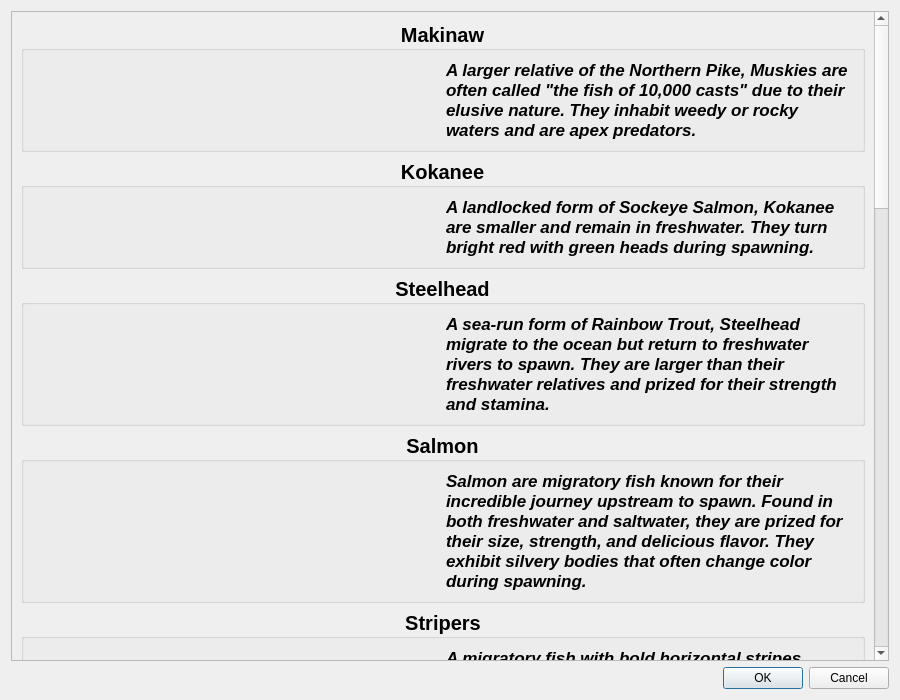
<?xml version="1.0" encoding="UTF-8"?>
<ui version="4.0">
 <class>WikiDialog</class>
 <widget class="QDialog" name="WikiDialog">
  <property name="geometry">
   <rect>
    <x>0</x>
    <y>0</y>
    <width>900</width>
    <height>700</height>
   </rect>
  </property>
  <property name="windowTitle">
   <string>Dialog</string>
  </property>
  <layout class="QVBoxLayout" name="verticalLayout_2">
   <item>
    <widget class="QScrollArea" name="scrollArea">
     <property name="widgetResizable">
      <bool>true</bool>
     </property>
     <widget class="QWidget" name="scrollAreaWidgetContents">
      <property name="geometry">
       <rect>
        <x>0</x>
        <y>-7762</y>
        <width>866</width>
        <height>8412</height>
       </rect>
      </property>
      <layout class="QVBoxLayout" name="verticalLayout">
       <item>
        <widget class="QGroupBox" name="Makinaw">
         <property name="font">
          <font>
           <pointsize>15</pointsize>
           <bold>true</bold>
          </font>
         </property>
         <property name="title">
          <string>Makinaw</string>
         </property>
         <property name="alignment">
          <set>Qt::AlignmentFlag::AlignCenter</set>
         </property>
         <property name="checkable">
          <bool>false</bool>
         </property>
         <property name="checked">
          <bool>false</bool>
         </property>
         <layout class="QHBoxLayout" name="horizontalLayout_6">
          <item>
           <widget class="QLabel" name="image">
            <property name="text">
             <string/>
            </property>
            <property name="pixmap">
             <pixmap resource="myResource.qrc">:/image/Makinaw.png</pixmap>
            </property>
            <property name="scaledContents">
             <bool>true</bool>
            </property>
           </widget>
          </item>
          <item>
           <widget class="QLabel" name="description">
            <property name="font">
             <font>
              <pointsize>13</pointsize>
              <italic>true</italic>
              <bold>true</bold>
             </font>
            </property>
            <property name="text">
             <string>A larger relative of the Northern Pike, Muskies are often called &quot;the fish of 10,000 casts&quot; due to their elusive nature. They inhabit weedy or rocky waters and are apex predators.</string>
            </property>
            <property name="scaledContents">
             <bool>false</bool>
            </property>
            <property name="wordWrap">
             <bool>true</bool>
            </property>
           </widget>
          </item>
         </layout>
        </widget>
       </item>
       <item>
        <widget class="QGroupBox" name="Kokanee">
         <property name="font">
          <font>
           <pointsize>15</pointsize>
           <bold>true</bold>
          </font>
         </property>
         <property name="title">
          <string>Kokanee</string>
         </property>
         <property name="alignment">
          <set>Qt::AlignmentFlag::AlignCenter</set>
         </property>
         <property name="checkable">
          <bool>false</bool>
         </property>
         <property name="checked">
          <bool>false</bool>
         </property>
         <layout class="QHBoxLayout" name="horizontalLayout_12">
          <item>
           <widget class="QLabel" name="image_2">
            <property name="text">
             <string/>
            </property>
            <property name="pixmap">
             <pixmap resource="myResource.qrc">:/image/Kokanee.png</pixmap>
            </property>
            <property name="scaledContents">
             <bool>true</bool>
            </property>
           </widget>
          </item>
          <item>
           <widget class="QLabel" name="description_2">
            <property name="font">
             <font>
              <pointsize>13</pointsize>
              <italic>true</italic>
              <bold>true</bold>
             </font>
            </property>
            <property name="text">
             <string>A landlocked form of Sockeye Salmon, Kokanee are smaller and remain in freshwater. They turn bright red with green heads during spawning.</string>
            </property>
            <property name="scaledContents">
             <bool>false</bool>
            </property>
            <property name="wordWrap">
             <bool>true</bool>
            </property>
           </widget>
          </item>
         </layout>
        </widget>
       </item>
       <item>
        <widget class="QGroupBox" name="Steelhead">
         <property name="font">
          <font>
           <pointsize>15</pointsize>
           <bold>true</bold>
          </font>
         </property>
         <property name="title">
          <string>Steelhead</string>
         </property>
         <property name="alignment">
          <set>Qt::AlignmentFlag::AlignCenter</set>
         </property>
         <property name="checkable">
          <bool>false</bool>
         </property>
         <property name="checked">
          <bool>false</bool>
         </property>
         <layout class="QHBoxLayout" name="horizontalLayout_13">
          <item>
           <widget class="QLabel" name="image_3">
            <property name="text">
             <string/>
            </property>
            <property name="pixmap">
             <pixmap resource="myResource.qrc">:/image/Steelhead.png</pixmap>
            </property>
            <property name="scaledContents">
             <bool>true</bool>
            </property>
           </widget>
          </item>
          <item>
           <widget class="QLabel" name="description_3">
            <property name="font">
             <font>
              <pointsize>13</pointsize>
              <italic>true</italic>
              <bold>true</bold>
             </font>
            </property>
            <property name="text">
             <string>A sea-run form of Rainbow Trout, Steelhead migrate to the ocean but return to freshwater rivers to spawn. They are larger than their freshwater relatives and prized for their strength and stamina.</string>
            </property>
            <property name="scaledContents">
             <bool>false</bool>
            </property>
            <property name="wordWrap">
             <bool>true</bool>
            </property>
           </widget>
          </item>
         </layout>
        </widget>
       </item>
       <item>
        <widget class="QGroupBox" name="Salmon">
         <property name="font">
          <font>
           <pointsize>15</pointsize>
           <bold>true</bold>
          </font>
         </property>
         <property name="title">
          <string>Salmon</string>
         </property>
         <property name="alignment">
          <set>Qt::AlignmentFlag::AlignCenter</set>
         </property>
         <property name="checkable">
          <bool>false</bool>
         </property>
         <property name="checked">
          <bool>false</bool>
         </property>
         <layout class="QHBoxLayout" name="horizontalLayout_15">
          <item>
           <widget class="QLabel" name="image_4">
            <property name="text">
             <string/>
            </property>
            <property name="pixmap">
             <pixmap resource="myResource.qrc">:/image/Salmon.png</pixmap>
            </property>
            <property name="scaledContents">
             <bool>true</bool>
            </property>
           </widget>
          </item>
          <item>
           <widget class="QLabel" name="description_4">
            <property name="font">
             <font>
              <pointsize>13</pointsize>
              <italic>true</italic>
              <bold>true</bold>
             </font>
            </property>
            <property name="text">
             <string>Salmon are migratory fish known for their incredible journey upstream to spawn. Found in both freshwater and saltwater, they are prized for their size, strength, and delicious flavor. They exhibit silvery bodies that often change color during spawning.</string>
            </property>
            <property name="scaledContents">
             <bool>false</bool>
            </property>
            <property name="wordWrap">
             <bool>true</bool>
            </property>
           </widget>
          </item>
         </layout>
        </widget>
       </item>
       <item>
        <widget class="QGroupBox" name="Stripers">
         <property name="font">
          <font>
           <pointsize>15</pointsize>
           <bold>true</bold>
          </font>
         </property>
         <property name="title">
          <string>Stripers</string>
         </property>
         <property name="alignment">
          <set>Qt::AlignmentFlag::AlignCenter</set>
         </property>
         <property name="checkable">
          <bool>false</bool>
         </property>
         <property name="checked">
          <bool>false</bool>
         </property>
         <layout class="QHBoxLayout" name="horizontalLayout_5">
          <item>
           <widget class="QLabel" name="image_5">
            <property name="text">
             <string/>
            </property>
            <property name="pixmap">
             <pixmap resource="myResource.qrc">:/image/Stripers.png</pixmap>
            </property>
            <property name="scaledContents">
             <bool>true</bool>
            </property>
           </widget>
          </item>
          <item>
           <widget class="QLabel" name="description_5">
            <property name="font">
             <font>
              <pointsize>13</pointsize>
              <italic>true</italic>
              <bold>true</bold>
             </font>
            </property>
            <property name="text">
             <string>A migratory fish with bold horizontal stripes running the length of their silvery bodies. Found in both freshwater and saltwater, they are known for their size and power.</string>
            </property>
            <property name="scaledContents">
             <bool>false</bool>
            </property>
            <property name="wordWrap">
             <bool>true</bool>
            </property>
           </widget>
          </item>
         </layout>
        </widget>
       </item>
       <item>
        <widget class="QGroupBox" name="White_Bass">
         <property name="font">
          <font>
           <pointsize>15</pointsize>
           <bold>true</bold>
          </font>
         </property>
         <property name="title">
          <string>White Bass</string>
         </property>
         <property name="alignment">
          <set>Qt::AlignmentFlag::AlignCenter</set>
         </property>
         <property name="checkable">
          <bool>false</bool>
         </property>
         <property name="checked">
          <bool>false</bool>
         </property>
         <layout class="QHBoxLayout" name="horizontalLayout_4">
          <item>
           <widget class="QLabel" name="image_6">
            <property name="text">
             <string/>
            </property>
            <property name="pixmap">
             <pixmap resource="myResource.qrc">:/image/White_Bass.png</pixmap>
            </property>
            <property name="scaledContents">
             <bool>true</bool>
            </property>
           </widget>
          </item>
          <item>
           <widget class="QLabel" name="description_6">
            <property name="font">
             <font>
              <pointsize>13</pointsize>
              <italic>true</italic>
              <bold>true</bold>
             </font>
            </property>
            <property name="text">
             <string>A schooling fish found in rivers and lakes, White Bass have silver bodies with horizontal stripes. They are strong fighters and often feed in frenzies.</string>
            </property>
            <property name="scaledContents">
             <bool>false</bool>
            </property>
            <property name="wordWrap">
             <bool>true</bool>
            </property>
           </widget>
          </item>
         </layout>
        </widget>
       </item>
       <item>
        <widget class="QGroupBox" name="Bluegill">
         <property name="font">
          <font>
           <pointsize>15</pointsize>
           <bold>true</bold>
          </font>
         </property>
         <property name="title">
          <string>Bluegill</string>
         </property>
         <property name="alignment">
          <set>Qt::AlignmentFlag::AlignCenter</set>
         </property>
         <property name="checkable">
          <bool>false</bool>
         </property>
         <property name="checked">
          <bool>false</bool>
         </property>
         <layout class="QHBoxLayout" name="horizontalLayout_14">
          <item>
           <widget class="QLabel" name="image_7">
            <property name="text">
             <string/>
            </property>
            <property name="pixmap">
             <pixmap resource="myResource.qrc">:/image/Bluegill.png</pixmap>
            </property>
            <property name="scaledContents">
             <bool>true</bool>
            </property>
           </widget>
          </item>
          <item>
           <widget class="QLabel" name="description_7">
            <property name="font">
             <font>
              <pointsize>13</pointsize>
              <italic>true</italic>
              <bold>true</bold>
             </font>
            </property>
            <property name="text">
             <string>Bluegill are small, round-bodied freshwater fish with a distinct dark spot on their dorsal fin and blue hues on their gill covers. They inhabit warm, weedy waters like ponds and lakes, feeding on insects, larvae, and small aquatic creatures. Easy to catch and abundant, Bluegill are a favorite for beginner anglers and a staple of recreational fishing.</string>
            </property>
            <property name="scaledContents">
             <bool>false</bool>
            </property>
            <property name="wordWrap">
             <bool>true</bool>
            </property>
           </widget>
          </item>
         </layout>
        </widget>
       </item>
       <item>
        <widget class="QGroupBox" name="Panfish">
         <property name="font">
          <font>
           <pointsize>15</pointsize>
           <bold>true</bold>
           <kerning>true</kerning>
          </font>
         </property>
         <property name="title">
          <string>Panfish</string>
         </property>
         <property name="alignment">
          <set>Qt::AlignmentFlag::AlignCenter</set>
         </property>
         <property name="checkable">
          <bool>false</bool>
         </property>
         <property name="checked">
          <bool>false</bool>
         </property>
         <layout class="QHBoxLayout" name="horizontalLayout">
          <item>
           <widget class="QLabel" name="image_8">
            <property name="text">
             <string/>
            </property>
            <property name="pixmap">
             <pixmap resource="myResource.qrc">:/image/Panfishpng.png</pixmap>
            </property>
            <property name="scaledContents">
             <bool>false</bool>
            </property>
           </widget>
          </item>
          <item>
           <widget class="QLabel" name="description_8">
            <property name="font">
             <font>
              <pointsize>13</pointsize>
              <italic>true</italic>
              <bold>true</bold>
              <kerning>true</kerning>
             </font>
            </property>
            <property name="text">
             <string>Panfish, including species like Bluegill and Sunfish, are small, round-bodied fish commonly found in ponds, lakes, and rivers. They are brightly colored, easy to catch, and feed on insects and small invertebrates, making them ideal for beginners and family fishing trips.</string>
            </property>
            <property name="scaledContents">
             <bool>false</bool>
            </property>
            <property name="wordWrap">
             <bool>true</bool>
            </property>
           </widget>
          </item>
         </layout>
        </widget>
       </item>
       <item>
        <widget class="QGroupBox" name="Yellow_Perch">
         <property name="font">
          <font>
           <pointsize>15</pointsize>
           <bold>true</bold>
          </font>
         </property>
         <property name="title">
          <string>Yellow Perch</string>
         </property>
         <property name="alignment">
          <set>Qt::AlignmentFlag::AlignCenter</set>
         </property>
         <property name="checkable">
          <bool>false</bool>
         </property>
         <property name="checked">
          <bool>false</bool>
         </property>
         <layout class="QHBoxLayout" name="horizontalLayout_11">
          <item>
           <widget class="QLabel" name="image_9">
            <property name="text">
             <string/>
            </property>
            <property name="pixmap">
             <pixmap resource="myResource.qrc">:/image/Yellow_Perch.png</pixmap>
            </property>
            <property name="scaledContents">
             <bool>true</bool>
            </property>
           </widget>
          </item>
          <item>
           <widget class="QLabel" name="description_9">
            <property name="font">
             <font>
              <pointsize>13</pointsize>
              <italic>true</italic>
              <bold>true</bold>
             </font>
            </property>
            <property name="text">
             <string>Yellow and olive-green with dark vertical stripes, Yellow Perch are schooling fish that thrive in both lakes and rivers. They are known for their mild, sweet-tasting flesh.</string>
            </property>
            <property name="scaledContents">
             <bool>false</bool>
            </property>
            <property name="wordWrap">
             <bool>true</bool>
            </property>
           </widget>
          </item>
         </layout>
        </widget>
       </item>
       <item>
        <widget class="QGroupBox" name="Crappie">
         <property name="font">
          <font>
           <pointsize>15</pointsize>
           <bold>true</bold>
          </font>
         </property>
         <property name="title">
          <string>Crappie</string>
         </property>
         <property name="alignment">
          <set>Qt::AlignmentFlag::AlignCenter</set>
         </property>
         <property name="checkable">
          <bool>false</bool>
         </property>
         <property name="checked">
          <bool>false</bool>
         </property>
         <layout class="QHBoxLayout" name="horizontalLayout_2">
          <item>
           <widget class="QLabel" name="image_10">
            <property name="text">
             <string/>
            </property>
            <property name="pixmap">
             <pixmap resource="myResource.qrc">:/image/Crappie.png</pixmap>
            </property>
            <property name="scaledContents">
             <bool>true</bool>
            </property>
           </widget>
          </item>
          <item>
           <widget class="QLabel" name="description_10">
            <property name="font">
             <font>
              <pointsize>13</pointsize>
              <italic>true</italic>
              <bold>true</bold>
             </font>
            </property>
            <property name="text">
             <string>Crappie are small, schooling freshwater fish known for their flat, oval-shaped bodies and speckled appearance. They prefer calm waters with abundant cover, feeding on insects and small fish. Their mild, flaky meat makes them a favorite for panfishing.</string>
            </property>
            <property name="scaledContents">
             <bool>false</bool>
            </property>
            <property name="wordWrap">
             <bool>true</bool>
            </property>
           </widget>
          </item>
         </layout>
        </widget>
       </item>
       <item>
        <widget class="QGroupBox" name="Muskie">
         <property name="font">
          <font>
           <pointsize>15</pointsize>
           <bold>true</bold>
          </font>
         </property>
         <property name="title">
          <string>Muskie</string>
         </property>
         <property name="alignment">
          <set>Qt::AlignmentFlag::AlignCenter</set>
         </property>
         <property name="checkable">
          <bool>false</bool>
         </property>
         <property name="checked">
          <bool>false</bool>
         </property>
         <layout class="QHBoxLayout" name="horizontalLayout_8">
          <item>
           <widget class="QLabel" name="image_11">
            <property name="text">
             <string/>
            </property>
            <property name="pixmap">
             <pixmap resource="myResource.qrc">:/image/Muskie.png</pixmap>
            </property>
           </widget>
          </item>
          <item>
           <widget class="QLabel" name="description_11">
            <property name="font">
             <font>
              <pointsize>13</pointsize>
              <italic>true</italic>
              <bold>true</bold>
             </font>
            </property>
            <property name="text">
             <string>A deepwater predator with a long, sleek body and pale, worm-like patterns. Found in cold, deep lakes, they are slow-growing and can live for decades.</string>
            </property>
            <property name="scaledContents">
             <bool>false</bool>
            </property>
            <property name="wordWrap">
             <bool>true</bool>
            </property>
           </widget>
          </item>
         </layout>
        </widget>
       </item>
       <item>
        <widget class="QGroupBox" name="Northern_Pike">
         <property name="font">
          <font>
           <pointsize>15</pointsize>
           <bold>true</bold>
          </font>
         </property>
         <property name="title">
          <string>Northern Pike</string>
         </property>
         <property name="alignment">
          <set>Qt::AlignmentFlag::AlignCenter</set>
         </property>
         <property name="checkable">
          <bool>false</bool>
         </property>
         <property name="checked">
          <bool>false</bool>
         </property>
         <layout class="QHBoxLayout" name="horizontalLayout_7">
          <item>
           <widget class="QLabel" name="image_12">
            <property name="text">
             <string/>
            </property>
            <property name="pixmap">
             <pixmap resource="myResource.qrc">:/image/Northern_Pike.png</pixmap>
            </property>
            <property name="scaledContents">
             <bool>true</bool>
            </property>
           </widget>
          </item>
          <item>
           <widget class="QLabel" name="description_12">
            <property name="font">
             <font>
              <pointsize>13</pointsize>
              <italic>true</italic>
              <bold>true</bold>
             </font>
            </property>
            <property name="text">
             <string>A long, torpedo-shaped fish with sharp teeth and a voracious appetite. Found in cooler freshwater habitats, Northern Pike are ambush predators known for their aggressive strikes.</string>
            </property>
            <property name="scaledContents">
             <bool>false</bool>
            </property>
            <property name="wordWrap">
             <bool>true</bool>
            </property>
           </widget>
          </item>
         </layout>
        </widget>
       </item>
       <item>
        <widget class="QGroupBox" name="Trout">
         <property name="font">
          <font>
           <pointsize>15</pointsize>
           <bold>true</bold>
          </font>
         </property>
         <property name="title">
          <string>Trout</string>
         </property>
         <property name="alignment">
          <set>Qt::AlignmentFlag::AlignCenter</set>
         </property>
         <property name="checkable">
          <bool>false</bool>
         </property>
         <property name="checked">
          <bool>false</bool>
         </property>
         <layout class="QHBoxLayout" name="horizontalLayout_9">
          <item>
           <widget class="QLabel" name="image_13">
            <property name="text">
             <string/>
            </property>
            <property name="pixmap">
             <pixmap resource="myResource.qrc">:/image/Trout.png</pixmap>
            </property>
            <property name="scaledContents">
             <bool>true</bool>
            </property>
           </widget>
          </item>
          <item>
           <widget class="QLabel" name="description_13">
            <property name="font">
             <font>
              <pointsize>13</pointsize>
              <italic>true</italic>
              <bold>true</bold>
             </font>
            </property>
            <property name="text">
             <string>Trout are cold-water fish found in clear streams, rivers, and lakes. They are characterized by streamlined bodies and speckled patterns. As omnivores, they feed on aquatic insects, crustaceans, and small fish. Their ability to adapt to different environments makes them a highly sought-after game fish.</string>
            </property>
            <property name="scaledContents">
             <bool>false</bool>
            </property>
            <property name="wordWrap">
             <bool>true</bool>
            </property>
           </widget>
          </item>
         </layout>
        </widget>
       </item>
       <item>
        <widget class="QGroupBox" name="Walleye">
         <property name="font">
          <font>
           <pointsize>15</pointsize>
           <bold>true</bold>
           <strikeout>false</strikeout>
          </font>
         </property>
         <property name="title">
          <string>Walleye</string>
         </property>
         <property name="alignment">
          <set>Qt::AlignmentFlag::AlignCenter</set>
         </property>
         <property name="flat">
          <bool>false</bool>
         </property>
         <property name="checkable">
          <bool>false</bool>
         </property>
         <property name="checked">
          <bool>false</bool>
         </property>
         <layout class="QHBoxLayout" name="horizontalLayout_10">
          <item>
           <widget class="QLabel" name="image_14">
            <property name="text">
             <string/>
            </property>
            <property name="pixmap">
             <pixmap resource="myResource.qrc">:/image/Walleye.png</pixmap>
            </property>
            <property name="scaledContents">
             <bool>true</bool>
            </property>
           </widget>
          </item>
          <item>
           <widget class="QLabel" name="description_14">
            <property name="font">
             <font>
              <pointsize>13</pointsize>
              <italic>true</italic>
              <bold>true</bold>
              <strikeout>false</strikeout>
             </font>
            </property>
            <property name="text">
             <string>A nocturnal predator with large, reflective eyes that help them see in low light, making them a top predator at dawn and dusk. Walleyes have olive and gold coloring with a distinctive white tip on their tail fin.</string>
            </property>
            <property name="scaledContents">
             <bool>false</bool>
            </property>
            <property name="wordWrap">
             <bool>true</bool>
            </property>
           </widget>
          </item>
         </layout>
        </widget>
       </item>
       <item>
        <widget class="QGroupBox" name="Bass">
         <property name="enabled">
          <bool>true</bool>
         </property>
         <property name="font">
          <font>
           <pointsize>15</pointsize>
           <bold>true</bold>
           <kerning>true</kerning>
          </font>
         </property>
         <property name="title">
          <string>Bass</string>
         </property>
         <property name="alignment">
          <set>Qt::AlignmentFlag::AlignCenter</set>
         </property>
         <property name="checkable">
          <bool>false</bool>
         </property>
         <property name="checked">
          <bool>false</bool>
         </property>
         <layout class="QHBoxLayout" name="horizontalLayout_3">
          <item>
           <widget class="QLabel" name="image_15">
            <property name="text">
             <string/>
            </property>
            <property name="pixmap">
             <pixmap resource="myResource.qrc">:/image/Bass.png</pixmap>
            </property>
            <property name="scaledContents">
             <bool>false</bool>
            </property>
           </widget>
          </item>
          <item>
           <widget class="QLabel" name="description_15">
            <property name="font">
             <font>
              <pointsize>13</pointsize>
              <italic>true</italic>
              <bold>true</bold>
              <kerning>true</kerning>
             </font>
            </property>
            <property name="text">
             <string>Bass are aggressive freshwater fish with a strong build and large mouths, making them efficient predators. They thrive in warm lakes and rivers with abundant vegetation, feeding on smaller fish, insects, and amphibians. Known for their strength and fighting spirit, they are a popular target for anglers.</string>
            </property>
            <property name="scaledContents">
             <bool>false</bool>
            </property>
            <property name="wordWrap">
             <bool>true</bool>
            </property>
           </widget>
          </item>
         </layout>
        </widget>
       </item>
      </layout>
     </widget>
    </widget>
   </item>
   <item>
    <widget class="QDialogButtonBox" name="buttonBox">
     <property name="orientation">
      <enum>Qt::Orientation::Horizontal</enum>
     </property>
     <property name="standardButtons">
      <set>QDialogButtonBox::StandardButton::Cancel|QDialogButtonBox::StandardButton::Ok</set>
     </property>
    </widget>
   </item>
  </layout>
 </widget>
 <resources>
  <include location="myResource.qrc"/>
 </resources>
 <connections>
  <connection>
   <sender>buttonBox</sender>
   <signal>accepted()</signal>
   <receiver>WikiDialog</receiver>
   <slot>accept()</slot>
   <hints>
    <hint type="sourcelabel">
     <x>248</x>
     <y>254</y>
    </hint>
    <hint type="destinationlabel">
     <x>157</x>
     <y>274</y>
    </hint>
   </hints>
  </connection>
  <connection>
   <sender>buttonBox</sender>
   <signal>rejected()</signal>
   <receiver>WikiDialog</receiver>
   <slot>reject()</slot>
   <hints>
    <hint type="sourcelabel">
     <x>316</x>
     <y>260</y>
    </hint>
    <hint type="destinationlabel">
     <x>286</x>
     <y>274</y>
    </hint>
   </hints>
  </connection>
 </connections>
</ui>
